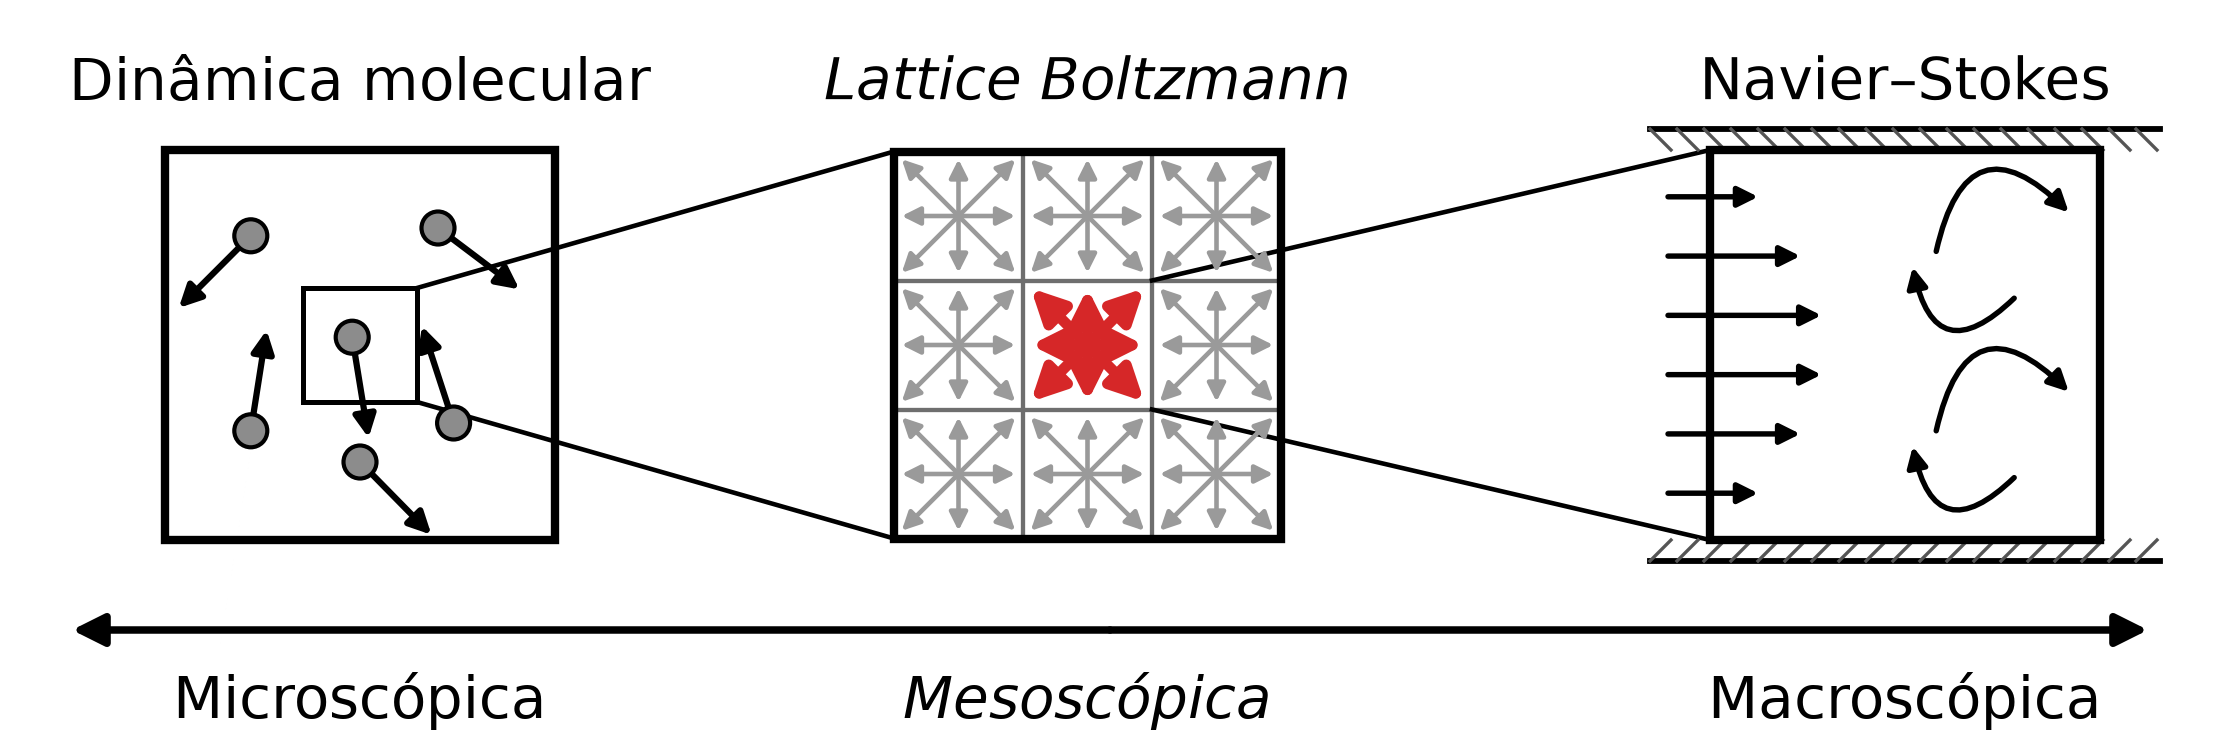

The Python source for this figure:
"""Gera a figura das escalas de descrição de um fluido: microscópica, mesoscópica e macroscópica.

Reconstrução, com rótulos em português, da figura equivalente de Saito, Abe e Koyama (2017): partículas
individuais (dinâmica molecular), funções de distribuição sobre a rede D2Q9 (método de Lattice Boltzmann) e
escoamento contínuo em um canal (equações de Navier-Stokes). A geometria é definida em unidades arbitrárias
do quadro de desenho.
"""
from pathlib import Path

import matplotlib

matplotlib.use('Agg')
import matplotlib.pyplot as plt
import numpy as np
from matplotlib.patches import Circle, FancyArrowPatch, Rectangle

OUT = Path(__file__).with_suffix('.png')

GRAY = '#9a9a9a'
RED = '#d62728'
FONT = 14
W, H = 740, 250

DIRECTIONS = [(1, 0), (0, 1), (-1, 0), (0, -1), (1, 1), (-1, 1), (-1, -1), (1, -1)]


def arrow(ax, start, end, color='black', lw=1.6, scale=13, zorder=3, style='-|>', rad=0.0):
    ax.add_patch(FancyArrowPatch(start, end, arrowstyle=style, mutation_scale=scale, lw=lw, color=color,
                                 shrinkA=0, shrinkB=0, zorder=zorder, connectionstyle=f'arc3,rad={rad}'))


def molecular_panel(ax, x0, y0, size):
    ax.add_patch(Rectangle((x0, y0), size, size, fill=False, ec='black', lw=2.0, zorder=2))
    rng = np.random.default_rng(7)
    centers = [(0.22, 0.78), (0.70, 0.80), (0.48, 0.52), (0.22, 0.28), (0.74, 0.30), (0.50, 0.20)]
    for cx, cy in centers:
        angle = rng.uniform(0, 2 * np.pi)
        px, py = x0 + cx * size, y0 + cy * size
        ax.add_patch(Circle((px, py), 5.5, fc='#8c8c8c', ec='black', lw=1.0, zorder=4))
        length = 34
        arrow(ax, (px, py), (px + length * np.cos(angle), py + length * np.sin(angle)), lw=1.5, scale=11)


def lattice_panel(ax, x0, y0, cell):
    reach = 0.88 * cell / 2
    for row in range(3):
        for col in range(3):
            cx, cy = x0 + (col + 0.5) * cell, y0 + (row + 0.5) * cell
            central = (row, col) == (1, 1)
            for dx, dy in DIRECTIONS:
                arrow(ax, (cx, cy), (cx + reach * dx, cy + reach * dy), RED if central else GRAY,
                      lw=2.6 if central else 1.1, scale=16 if central else 9, zorder=5 if central else 3)
            ax.add_patch(Rectangle((x0 + col * cell, y0 + row * cell), cell, cell, fill=False, ec='#6e6e6e',
                                   lw=1.0, zorder=1))
    ax.add_patch(Rectangle((x0, y0), 3 * cell, 3 * cell, fill=False, ec='black', lw=2.0, zorder=2))


def continuum_panel(ax, x0, y0, size):
    wall = 7
    for y in (y0 - wall, y0 + size + wall):
        ax.plot([x0 - 20, x0 + size + 20], [y, y], color='black', lw=1.4, zorder=2)
        for k in np.arange(x0 - 20, x0 + size + 20, 9):
            ax.plot([k, k + 7], [y, y + (7 if y < y0 else -7)], color='#555555', lw=0.8, zorder=2)
    ax.add_patch(Rectangle((x0, y0), size, size, fill=False, ec='black', lw=2.0, zorder=2))
    for k, level in enumerate(np.linspace(0.12, 0.88, 6)):
        profile = 1 - (2 * level - 1) ** 2
        arrow(ax, (x0 - 14, y0 + level * size), (x0 - 14 + 14 + 38 * profile, y0 + level * size), lw=1.3, scale=10)
    for cy in (0.74, 0.28):
        arrow(ax, (x0 + 0.58 * size, y0 + cy * size), (x0 + 0.92 * size, y0 + (cy + 0.1) * size), lw=1.3, scale=10,
              rad=-0.9)
        arrow(ax, (x0 + 0.78 * size, y0 + (cy - 0.12) * size), (x0 + 0.52 * size, y0 + (cy - 0.04) * size),
              lw=1.3, scale=10, rad=-0.9)


def main():
    fig = plt.figure(figsize=(W / 100, H / 100), dpi=300, facecolor='white')
    ax = fig.add_axes([0, 0, 1, 1])
    ax.set_xlim(0, W)
    ax.set_ylim(0, H)
    ax.axis('off')

    size = 130
    top = 70
    mol = (55, top)
    lat_cell = 43
    lat = (298, top + 0.5 * (size - 3 * lat_cell))
    con = (570, top)

    molecular_panel(ax, mol[0], mol[1], size)
    lattice_panel(ax, lat[0], lat[1], lat_cell)
    continuum_panel(ax, con[0], con[1], size)

    # Linhas de ampliação entre os painéis (do trecho central da escala menor à moldura da seguinte).
    zoom = 38
    sx, sy = mol[0] + size / 2, mol[1] + size / 2
    inner = (sx - zoom / 2, sy - zoom / 2, sx + zoom / 2, sy + zoom / 2)
    ax.add_patch(Rectangle((inner[0], inner[1]), zoom, zoom, fill=False, ec='black', lw=1.2, zorder=3))
    ax.plot([inner[2], lat[0]], [inner[1], lat[1]], color='black', lw=1.1, zorder=1)
    ax.plot([inner[2], lat[0]], [inner[3], lat[1] + 3 * lat_cell], color='black', lw=1.1, zorder=1)
    cx0, cy0 = lat[0] + lat_cell, lat[1] + lat_cell
    ax.plot([cx0 + lat_cell, con[0]], [cy0, con[1]], color='black', lw=1.1, zorder=1)
    ax.plot([cx0 + lat_cell, con[0]], [cy0 + lat_cell, con[1] + size], color='black', lw=1.1, zorder=1)

    ax.text(mol[0] + size / 2, top + size + 22, 'Dinâmica molecular', ha='center', va='center', fontsize=FONT)
    ax.text(lat[0] + 1.5 * lat_cell, top + size + 22, 'Lattice Boltzmann', ha='center', va='center',
            fontsize=FONT, style='italic')
    ax.text(con[0] + size / 2, top + size + 22, 'Navier–Stokes', ha='center', va='center', fontsize=FONT)

    base = 40
    arrow(ax, (W / 2, base), (24, base), lw=1.8, scale=16)
    arrow(ax, (W / 2, base), (W - 24, base), lw=1.8, scale=16)
    ax.text(mol[0] + size / 2, base - 24, 'Microscópica', ha='center', va='center', fontsize=FONT)
    ax.text(lat[0] + 1.5 * lat_cell, base - 24, 'Mesoscópica', ha='center', va='center', fontsize=FONT, style='italic')
    ax.text(con[0] + size / 2, base - 24, 'Macroscópica', ha='center', va='center', fontsize=FONT)

    fig.savefig(OUT, dpi=300, facecolor='white')
    print(f'Figure saved to {OUT}')


if __name__ == '__main__':
    main()
